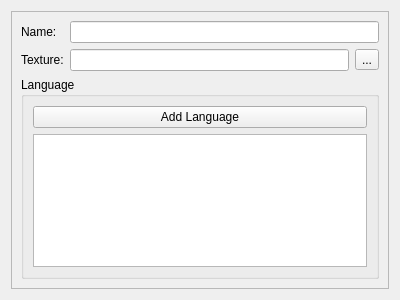
<?xml version="1.0" encoding="UTF-8"?>
<ui version="4.0">
 <class>Form</class>
 <widget class="QWidget" name="Form">
  <property name="geometry">
   <rect>
    <x>0</x>
    <y>0</y>
    <width>400</width>
    <height>300</height>
   </rect>
  </property>
  <property name="windowTitle">
   <string>Form</string>
  </property>
  <layout class="QVBoxLayout" name="verticalLayout">
   <item>
    <widget class="QScrollArea" name="scrollArea">
     <property name="widgetResizable">
      <bool>true</bool>
     </property>
     <widget class="QWidget" name="scrollAreaWidgetContents">
      <property name="geometry">
       <rect>
        <x>0</x>
        <y>0</y>
        <width>380</width>
        <height>280</height>
       </rect>
      </property>
      <layout class="QVBoxLayout" name="verticalLayout_2">
       <item>
        <layout class="QFormLayout" name="form">
         <property name="fieldGrowthPolicy">
          <enum>QFormLayout::AllNonFixedFieldsGrow</enum>
         </property>
         <item row="0" column="0">
          <widget class="QLabel" name="label_2">
           <property name="text">
            <string>Name:</string>
           </property>
          </widget>
         </item>
         <item row="0" column="1">
          <widget class="QLineEdit" name="nameInput"/>
         </item>
         <item row="1" column="0">
          <widget class="QLabel" name="label_3">
           <property name="text">
            <string>Texture:</string>
           </property>
          </widget>
         </item>
         <item row="1" column="1">
          <layout class="QHBoxLayout" name="horizontalLayout">
           <item>
            <widget class="QLineEdit" name="textureInput"/>
           </item>
           <item>
            <widget class="QToolButton" name="textureButton">
             <property name="text">
              <string>...</string>
             </property>
            </widget>
           </item>
          </layout>
         </item>
        </layout>
       </item>
       <item>
        <widget class="QGroupBox" name="groupBox">
         <property name="title">
          <string>Language</string>
         </property>
         <layout class="QVBoxLayout" name="verticalLayout_3">
          <item>
           <layout class="QHBoxLayout" name="addLanguageLayout">
            <item>
             <widget class="QPushButton" name="addLanguageButton">
              <property name="text">
               <string>Add Language</string>
              </property>
             </widget>
            </item>
           </layout>
          </item>
          <item>
           <widget class="QListWidget" name="languageList"/>
          </item>
         </layout>
        </widget>
       </item>
      </layout>
     </widget>
    </widget>
   </item>
  </layout>
 </widget>
 <resources/>
 <connections/>
</ui>
